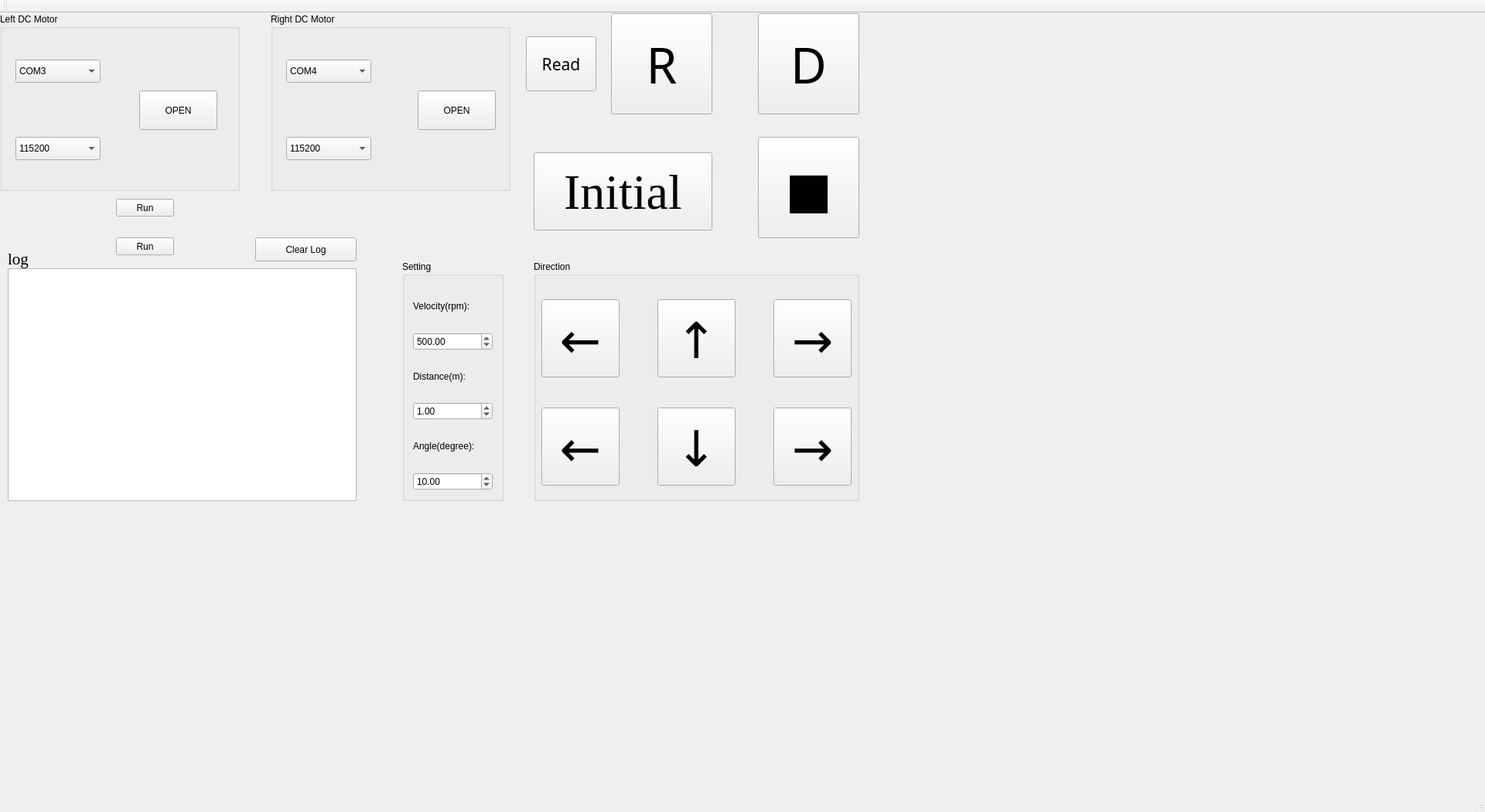
<?xml version="1.0" encoding="UTF-8"?>
<ui version="4.0">
 <class>MainWindow</class>
 <widget class="QMainWindow" name="MainWindow">
  <property name="geometry">
   <rect>
    <x>0</x>
    <y>0</y>
    <width>1920</width>
    <height>1050</height>
   </rect>
  </property>
  <property name="windowTitle">
   <string>MainWindow</string>
  </property>
  <widget class="QWidget" name="centralWidget">
   <widget class="QGroupBox" name="groupBox_4">
    <property name="geometry">
     <rect>
      <x>520</x>
      <y>320</y>
      <width>131</width>
      <height>311</height>
     </rect>
    </property>
    <property name="title">
     <string>Setting</string>
    </property>
    <layout class="QVBoxLayout" name="verticalLayout">
     <item>
      <widget class="QLabel" name="label">
       <property name="text">
        <string>Velocity(rpm):</string>
       </property>
      </widget>
     </item>
     <item>
      <widget class="QDoubleSpinBox" name="doubleSpinBox_velocity">
       <property name="minimum">
        <double>-5000.000000000000000</double>
       </property>
       <property name="maximum">
        <double>5000.000000000000000</double>
       </property>
       <property name="value">
        <double>500.000000000000000</double>
       </property>
      </widget>
     </item>
     <item>
      <widget class="QLabel" name="label_2">
       <property name="text">
        <string>Distance(m):</string>
       </property>
      </widget>
     </item>
     <item>
      <widget class="QDoubleSpinBox" name="doubleSpinBox_distance">
       <property name="value">
        <double>1.000000000000000</double>
       </property>
      </widget>
     </item>
     <item>
      <widget class="QLabel" name="label_3">
       <property name="text">
        <string>Angle(degree):</string>
       </property>
      </widget>
     </item>
     <item>
      <widget class="QDoubleSpinBox" name="doubleSpinBox_angle">
       <property name="minimum">
        <double>-90.000000000000000</double>
       </property>
       <property name="maximum">
        <double>90.000000000000000</double>
       </property>
       <property name="singleStep">
        <double>0.500000000000000</double>
       </property>
       <property name="value">
        <double>10.000000000000000</double>
       </property>
      </widget>
     </item>
    </layout>
   </widget>
   <widget class="QTextBrowser" name="textBrowser">
    <property name="geometry">
     <rect>
      <x>10</x>
      <y>330</y>
      <width>451</width>
      <height>301</height>
     </rect>
    </property>
   </widget>
   <widget class="QGroupBox" name="groupBox_3">
    <property name="geometry">
     <rect>
      <x>690</x>
      <y>320</y>
      <width>421</width>
      <height>311</height>
     </rect>
    </property>
    <property name="title">
     <string>Direction</string>
    </property>
    <widget class="QPushButton" name="pushButton_front">
     <property name="geometry">
      <rect>
       <x>160</x>
       <y>50</y>
       <width>101</width>
       <height>101</height>
      </rect>
     </property>
     <property name="font">
      <font>
       <family>Algerian</family>
       <pointsize>48</pointsize>
      </font>
     </property>
     <property name="text">
      <string>↑</string>
     </property>
     <property name="shortcut">
      <string>Up</string>
     </property>
    </widget>
    <widget class="QPushButton" name="pushButton_back">
     <property name="geometry">
      <rect>
       <x>160</x>
       <y>190</y>
       <width>101</width>
       <height>101</height>
      </rect>
     </property>
     <property name="font">
      <font>
       <family>Algerian</family>
       <pointsize>48</pointsize>
      </font>
     </property>
     <property name="text">
      <string>↓</string>
     </property>
     <property name="shortcut">
      <string>Down</string>
     </property>
    </widget>
    <widget class="QPushButton" name="pushButton_trun_right">
     <property name="geometry">
      <rect>
       <x>310</x>
       <y>190</y>
       <width>101</width>
       <height>101</height>
      </rect>
     </property>
     <property name="font">
      <font>
       <family>Algerian</family>
       <pointsize>48</pointsize>
      </font>
     </property>
     <property name="text">
      <string>→</string>
     </property>
     <property name="shortcut">
      <string>Right</string>
     </property>
    </widget>
    <widget class="QPushButton" name="pushButton_turn_left">
     <property name="geometry">
      <rect>
       <x>10</x>
       <y>190</y>
       <width>101</width>
       <height>101</height>
      </rect>
     </property>
     <property name="font">
      <font>
       <family>Algerian</family>
       <pointsize>48</pointsize>
      </font>
     </property>
     <property name="text">
      <string>←</string>
     </property>
     <property name="shortcut">
      <string>Left</string>
     </property>
    </widget>
    <widget class="QPushButton" name="pushButton_turn_one_left">
     <property name="geometry">
      <rect>
       <x>10</x>
       <y>50</y>
       <width>101</width>
       <height>101</height>
      </rect>
     </property>
     <property name="font">
      <font>
       <family>Algerian</family>
       <pointsize>48</pointsize>
      </font>
     </property>
     <property name="text">
      <string>←</string>
     </property>
     <property name="shortcut">
      <string>Ctrl+Left</string>
     </property>
    </widget>
    <widget class="QPushButton" name="pushButton_trun_one_right">
     <property name="geometry">
      <rect>
       <x>310</x>
       <y>50</y>
       <width>101</width>
       <height>101</height>
      </rect>
     </property>
     <property name="font">
      <font>
       <family>Algerian</family>
       <pointsize>48</pointsize>
      </font>
     </property>
     <property name="text">
      <string>→</string>
     </property>
     <property name="shortcut">
      <string>Ctrl+Right</string>
     </property>
    </widget>
   </widget>
   <widget class="QGroupBox" name="groupBox_2">
    <property name="geometry">
     <rect>
      <x>350</x>
      <y>0</y>
      <width>310</width>
      <height>230</height>
     </rect>
    </property>
    <property name="title">
     <string>Right DC Motor</string>
    </property>
    <widget class="QComboBox" name="comboBox_baudrate_right">
     <property name="geometry">
      <rect>
       <x>20</x>
       <y>160</y>
       <width>110</width>
       <height>30</height>
      </rect>
     </property>
     <property name="currentIndex">
      <number>3</number>
     </property>
     <item>
      <property name="text">
       <string>9600</string>
      </property>
     </item>
     <item>
      <property name="text">
       <string>19200</string>
      </property>
     </item>
     <item>
      <property name="text">
       <string>38400</string>
      </property>
     </item>
     <item>
      <property name="text">
       <string>115200</string>
      </property>
     </item>
    </widget>
    <widget class="QComboBox" name="comboBox_COMport_right">
     <property name="geometry">
      <rect>
       <x>20</x>
       <y>60</y>
       <width>110</width>
       <height>30</height>
      </rect>
     </property>
     <property name="currentIndex">
      <number>3</number>
     </property>
     <item>
      <property name="text">
       <string>COM1</string>
      </property>
     </item>
     <item>
      <property name="text">
       <string>COM2</string>
      </property>
     </item>
     <item>
      <property name="text">
       <string>COM3</string>
      </property>
     </item>
     <item>
      <property name="text">
       <string>COM4</string>
      </property>
     </item>
     <item>
      <property name="text">
       <string>COM5</string>
      </property>
     </item>
     <item>
      <property name="text">
       <string>COM6</string>
      </property>
     </item>
     <item>
      <property name="text">
       <string>COM7</string>
      </property>
     </item>
     <item>
      <property name="text">
       <string>COM8</string>
      </property>
     </item>
     <item>
      <property name="text">
       <string>COM9</string>
      </property>
     </item>
     <item>
      <property name="text">
       <string>COM10</string>
      </property>
     </item>
     <item>
      <property name="text">
       <string>COM11</string>
      </property>
     </item>
     <item>
      <property name="text">
       <string>COM12</string>
      </property>
     </item>
    </widget>
    <widget class="QPushButton" name="pushButton_right">
     <property name="geometry">
      <rect>
       <x>190</x>
       <y>100</y>
       <width>101</width>
       <height>51</height>
      </rect>
     </property>
     <property name="text">
      <string>OPEN</string>
     </property>
    </widget>
   </widget>
   <widget class="QLabel" name="label_4">
    <property name="geometry">
     <rect>
      <x>10</x>
      <y>302</y>
      <width>131</width>
      <height>31</height>
     </rect>
    </property>
    <property name="font">
     <font>
      <family>Times New Roman</family>
      <pointsize>16</pointsize>
     </font>
    </property>
    <property name="text">
     <string>log</string>
    </property>
   </widget>
   <widget class="QPushButton" name="pushButton_stop">
    <property name="geometry">
     <rect>
      <x>980</x>
      <y>160</y>
      <width>131</width>
      <height>131</height>
     </rect>
    </property>
    <property name="font">
     <font>
      <family>Algerian</family>
      <pointsize>48</pointsize>
     </font>
    </property>
    <property name="text">
     <string>■</string>
    </property>
    <property name="shortcut">
     <string>S, Esc</string>
    </property>
   </widget>
   <widget class="QGroupBox" name="groupBox">
    <property name="geometry">
     <rect>
      <x>0</x>
      <y>0</y>
      <width>310</width>
      <height>230</height>
     </rect>
    </property>
    <property name="title">
     <string>Left DC Motor</string>
    </property>
    <widget class="QComboBox" name="comboBox_baudrate_left">
     <property name="geometry">
      <rect>
       <x>20</x>
       <y>160</y>
       <width>110</width>
       <height>30</height>
      </rect>
     </property>
     <property name="currentIndex">
      <number>3</number>
     </property>
     <item>
      <property name="text">
       <string>9600</string>
      </property>
     </item>
     <item>
      <property name="text">
       <string>19200</string>
      </property>
     </item>
     <item>
      <property name="text">
       <string>38400</string>
      </property>
     </item>
     <item>
      <property name="text">
       <string>115200</string>
      </property>
     </item>
    </widget>
    <widget class="QComboBox" name="comboBox_COMport_left">
     <property name="geometry">
      <rect>
       <x>20</x>
       <y>60</y>
       <width>110</width>
       <height>30</height>
      </rect>
     </property>
     <property name="currentIndex">
      <number>2</number>
     </property>
     <item>
      <property name="text">
       <string>COM1</string>
      </property>
     </item>
     <item>
      <property name="text">
       <string>COM2</string>
      </property>
     </item>
     <item>
      <property name="text">
       <string>COM3</string>
      </property>
     </item>
     <item>
      <property name="text">
       <string>COM4</string>
      </property>
     </item>
     <item>
      <property name="text">
       <string>COM5</string>
      </property>
     </item>
     <item>
      <property name="text">
       <string>COM6</string>
      </property>
     </item>
     <item>
      <property name="text">
       <string>COM7</string>
      </property>
     </item>
     <item>
      <property name="text">
       <string>COM8</string>
      </property>
     </item>
     <item>
      <property name="text">
       <string>COM9</string>
      </property>
     </item>
     <item>
      <property name="text">
       <string>COM10</string>
      </property>
     </item>
     <item>
      <property name="text">
       <string>COM11</string>
      </property>
     </item>
     <item>
      <property name="text">
       <string>COM12</string>
      </property>
     </item>
    </widget>
    <widget class="QPushButton" name="pushButton_left">
     <property name="geometry">
      <rect>
       <x>180</x>
       <y>100</y>
       <width>101</width>
       <height>51</height>
      </rect>
     </property>
     <property name="text">
      <string>OPEN</string>
     </property>
    </widget>
   </widget>
   <widget class="QPushButton" name="pushButton_clearlog">
    <property name="geometry">
     <rect>
      <x>330</x>
      <y>290</y>
      <width>131</width>
      <height>31</height>
     </rect>
    </property>
    <property name="text">
     <string>Clear Log</string>
    </property>
   </widget>
   <widget class="QPushButton" name="pushButton_initial">
    <property name="geometry">
     <rect>
      <x>690</x>
      <y>180</y>
      <width>231</width>
      <height>101</height>
     </rect>
    </property>
    <property name="font">
     <font>
      <family>Times New Roman</family>
      <pointsize>48</pointsize>
     </font>
    </property>
    <property name="text">
     <string>Initial</string>
    </property>
   </widget>
   <widget class="QPushButton" name="pushButton_D">
    <property name="geometry">
     <rect>
      <x>980</x>
      <y>0</y>
      <width>131</width>
      <height>131</height>
     </rect>
    </property>
    <property name="font">
     <font>
      <family>Algerian</family>
      <pointsize>48</pointsize>
     </font>
    </property>
    <property name="text">
     <string>D</string>
    </property>
    <property name="shortcut">
     <string>Esc</string>
    </property>
   </widget>
   <widget class="QPushButton" name="pushButton_R">
    <property name="geometry">
     <rect>
      <x>790</x>
      <y>0</y>
      <width>131</width>
      <height>131</height>
     </rect>
    </property>
    <property name="font">
     <font>
      <family>Algerian</family>
      <pointsize>48</pointsize>
     </font>
    </property>
    <property name="text">
     <string>R</string>
    </property>
    <property name="shortcut">
     <string>Esc</string>
    </property>
   </widget>
   <widget class="QPushButton" name="pushButton_read">
    <property name="geometry">
     <rect>
      <x>680</x>
      <y>30</y>
      <width>91</width>
      <height>71</height>
     </rect>
    </property>
    <property name="font">
     <font>
      <family>Algerian</family>
      <pointsize>16</pointsize>
     </font>
    </property>
    <property name="text">
     <string>Read</string>
    </property>
   </widget>
   <widget class="QPushButton" name="pushButton">
    <property name="geometry">
     <rect>
      <x>150</x>
      <y>240</y>
      <width>75</width>
      <height>23</height>
     </rect>
    </property>
    <property name="text">
     <string>Run</string>
    </property>
   </widget>
   <widget class="QPushButton" name="pushButton_run">
    <property name="geometry">
     <rect>
      <x>150</x>
      <y>290</y>
      <width>75</width>
      <height>23</height>
     </rect>
    </property>
    <property name="text">
     <string>Run</string>
    </property>
   </widget>
  </widget>
  <widget class="QMenuBar" name="menuBar">
   <property name="geometry">
    <rect>
     <x>0</x>
     <y>0</y>
     <width>1920</width>
     <height>20</height>
    </rect>
   </property>
  </widget>
  <widget class="QToolBar" name="mainToolBar">
   <attribute name="toolBarArea">
    <enum>TopToolBarArea</enum>
   </attribute>
   <attribute name="toolBarBreak">
    <bool>false</bool>
   </attribute>
  </widget>
  <widget class="QStatusBar" name="statusBar"/>
 </widget>
 <layoutdefault spacing="6" margin="11"/>
 <resources/>
 <connections/>
</ui>
